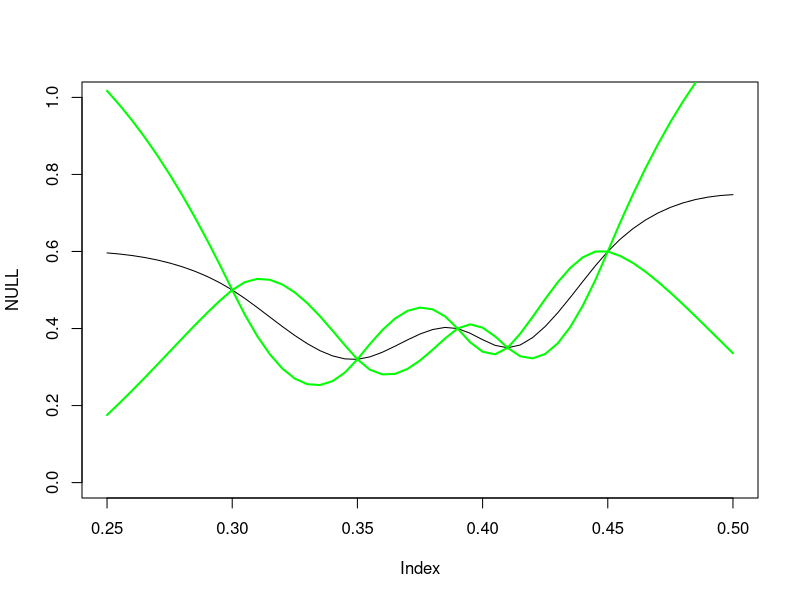
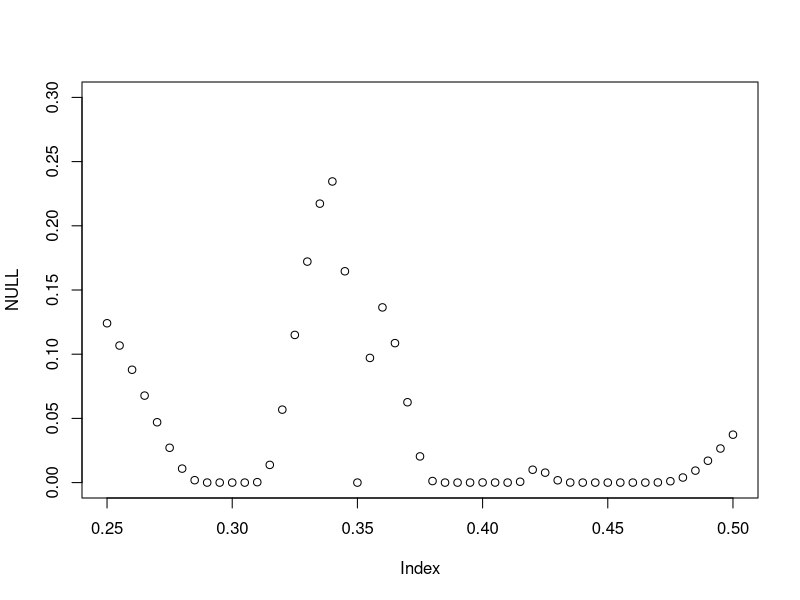
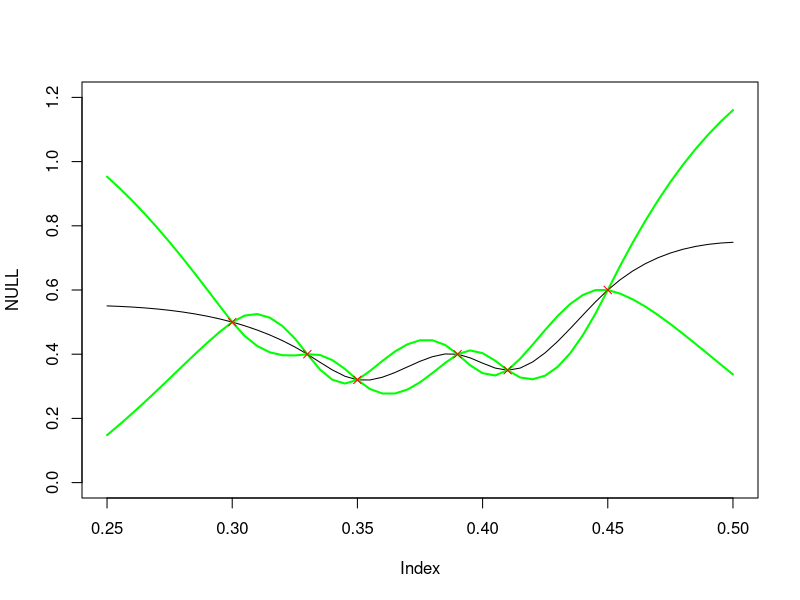
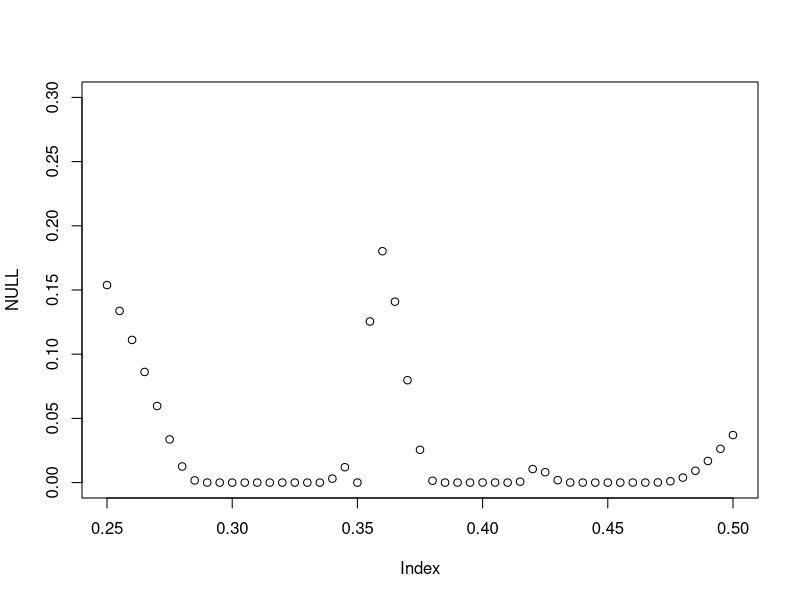

Write the R code that produced these figures, in order.

#observated theta and y
theta_eval <- c(0.30,0.35,0.39,0.41,0.45)
y_eval <- c(0.5,0.32,0.40,0.35,0.60)

#mean, variance and correlation functions
EY <- function(theta){0.5}
VarY <- function(theta){0.5^2}
CorrY <- function(theta1,theta2){(1+15*abs(theta1-theta2))*exp(-15*abs(theta1-theta2))}

#function to create sigma matrix from theta vector
sigma <- function(x){
  n <- length(x)
  S <- matrix(0,nrow = n,ncol = n,byrow = TRUE)
  
  for (i in 1:n) {
    for (j in 1:n){
      if (i == j){
        S[i,j] <- VarY(x[i])
      }else{
        S[i,j] <- CorrY(x[i],x[j])*0.5^2
      }
    }    
  }
  return(S)
}

#mu and sigma for observed data points
mu_eval <- sapply(theta_eval,EY)
sigma_eval <- sigma(theta_eval)

#gridpoints
theta_grid <- seq(from = 0.25, to = 0.5, by = 0.005 )
mu_grid <- sapply(theta_grid,EY)
sigma_grid <- sigma(theta_grid)


#functions to create conditional mean vector and covariance matrix
mu_c <- function(mu_A, sigma_AB, sigma_BB, x_B, mu_B){
  return(mu_A + sigma_AB%*%solve(sigma_BB)%*%(x_B - mu_B))
}

sigma_c <- function(sigma_AA, sigma_AB, sigma_BB, sigma_BA){
  return(sigma_AA - sigma_AB%*%solve(sigma_BB)%*%sigma_BA)
}
  

#function to create cross-covariance matrix
cross_cov <- function(x_A, x_B){
  n <- length(x_A)
  m <- length(x_B)
  S <- matrix(0,nrow = n,ncol = m,byrow = TRUE)
  
  for (i in 1:n){
    for (j in 1:m){
      S[i,j] = CorrY(x_A[i],x_B[j])*0.5^2
    }
  }
  return(S)
}

  
#sigma_AB, A = grid, B = eval
sigma_AB <- cross_cov(theta_grid, theta_eval)
sigma_BA <- cross_cov(theta_eval, theta_grid)

#mu_grid_c: conditional mean vector of the process at the 51 grid points conditional on the 5 evaluation points
mu_grid_c <- mu_c(mu_grid, sigma_AB, sigma_eval, y_eval, mu_eval)

#sigma_grid_c: conditional covariance matrix of the process at the 51 grid points conditional on the 5 evaluation points
sigma_grid_c <- sigma_c(sigma_grid, sigma_AB, sigma_eval, sigma_BA)
var_grid_c <- diag(sigma_grid_c)
sd_grid_c <- (var_grid_c)^(1/2)


plot(NULL, NULL, xlim = c(0.25, 0.5), ylim = c(0,1))
lines(theta_grid, mu_grid_c)
lines(theta_grid, mu_grid_c + 1.64*sd_grid_c, col = "green", lwd = 2)
lines(theta_grid, mu_grid_c - 1.64*sd_grid_c, col = "green", lwd = 2)



#b)

a <- 0.3
cdf_t <- c()

for (i in 1:51){
  cdf_t <- c(cdf_t, pnorm(a, mean = mu_grid_c[i], sd = sd_grid_c[i]))
  
}


plot(NULL, NULL, xlim = c(0.25, 0.5), ylim = c(0,0.3))
#lines(theta_grid, cdf_t)
points(theta_grid, cdf_t)

print(theta_grid[which(cdf_t == max(cdf_t))])

#c) 
theta_eval2 <- c(theta_eval, 0.33)
y_eval2 <- c(y_eval, 0.40)

#mu and sigma for observed data points
mu_eval2 <- sapply(theta_eval2,EY)
sigma_eval2 <- sigma(theta_eval2)

#sigma_AB, A = grid, B = eval
sigma_AB2 <- cross_cov(theta_grid, theta_eval2)
sigma_BA2 <- cross_cov(theta_eval2, theta_grid)

#mu_grid_c: conditional mean vector of the process at the 51 grid points conditional on the 5 evaluation points
mu_grid_c2 <- mu_c(mu_grid, sigma_AB2, sigma_eval2, y_eval2, mu_eval2)

#sigma_grid_c: conditional covariance matrix of the process at the 51 grid points conditional on the 5 evaluation points
sigma_grid_c2 <- sigma_c(sigma_grid, sigma_AB2, sigma_eval2, sigma_BA2)
var_grid_c2 <- diag(sigma_grid_c2)+1e-10
sd_grid_c2 <- (var_grid_c2)^(1/2)

plot(NULL, NULL, xlim = c(0.25, 0.5), ylim = c(0,1.2))
lines(theta_grid, mu_grid_c2)
lines(theta_grid, mu_grid_c2 + 1.64*sd_grid_c2, col = "green", lwd = 2)
lines(theta_grid, mu_grid_c2 - 1.64*sd_grid_c2, col = "green", lwd = 2)
points(theta_eval2, y_eval2, pch = 4, col = "red")


a <- 0.3
cdf_t2 <- c()

for (i in 1:51){
  cdf_t2 <- c(cdf_t2, pnorm(a, mean = mu_grid_c2[i], sd = sd_grid_c2[i]))
  
}


plot(NULL, NULL, xlim = c(0.25, 0.5), ylim = c(0,0.3))
points(theta_grid, cdf_t2)


print(theta_grid[which(cdf_t2 == max(cdf_t2))])




